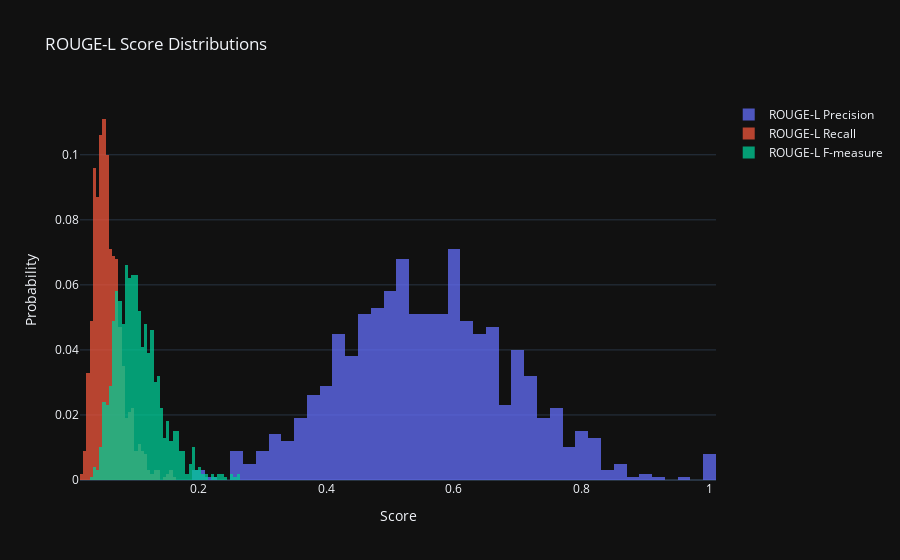

The notebook cell saved with this chart:
### Markdown cell above
## ROUGE-1 F1 Score Formula
---
ROUGE-1 measures unigram overlap between a candidate and reference text.

$$
\text{ROUGE-1}_{F1} = \frac{2 \times \text{Precision} \times \text{Recall}}{\text{Precision} + \text{Recall}}
$$

Where:

$$
\text{Precision} = \frac{\text{Overlapping Unigrams}}{\text{Total Unigrams in Candidate}}
$$

$$
\text{Recall} = \frac{\text{Overlapping Unigrams}}{\text{Total Unigrams in Reference}}
$$

## Conclusion based on the Rouge Unigram Score's Precision
---

I believe we can expect the recall and f measures to be less value for the summarizer as the TL;DR is supposed to have the compressed words from the prompt.

but interestly...
we can see mostly ~80% of the words in the tl;dr are also present in the prompt.

That is the TL;DR is mostly extractive, but includes some words (~20%) words which were not from the prompt.

### Code cell
fig = go.Figure()
fig.add_trace(go.Histogram(
    x=scores_df["rougeL_precision"],
    name="ROUGE-L Precision",
    histnorm='probability',
    opacity=0.75
))

fig.add_trace(go.Histogram(
    x=scores_df["rougeL_recall"],
    name="ROUGE-L Recall",
    histnorm='probability',
    opacity=0.75
))

fig.add_trace(go.Histogram(
    x=scores_df["rougeL_fmeasure"],
    name="ROUGE-L F-measure",
    histnorm='probability',
    opacity=0.75
))

fig.update_layout(
    barmode='overlay',
    title='ROUGE-L Score Distributions',
    xaxis_title='Score',
    yaxis_title='Probability',
    template='plotly_dark'
)

fig.show()

### Figure 1 — Plotly figure (JSON) as saved in the notebook; plotly's stock layout.template omitted (floating-point values rounded to 4 significant figures; data arrays with more than 128 entries replaced by an {"elided": "..."} marker saying what was removed)
{"data": [{"histnorm": "probability", "name": "ROUGE-L Precision", "opacity": 0.75, "type": "histogram", "x": {"elided": "1000 float values"}}, {"histnorm": "probability", "name": "ROUGE-L Recall", "opacity": 0.75, "type": "histogram", "x": {"elided": "1000 float values"}}, {"histnorm": "probability", "name": "ROUGE-L F-measure", "opacity": 0.75, "type": "histogram", "x": {"elided": "1000 float values"}}], "layout": {"barmode": "overlay", "title": {"text": "ROUGE-L Score Distributions"}, "xaxis": {"title": {"text": "Score"}}, "yaxis": {"title": {"text": "Probability"}}}}
